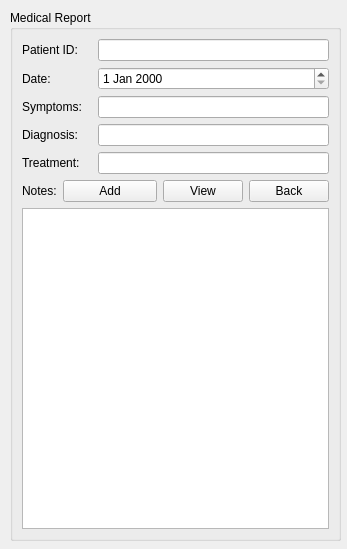
<?xml version="1.0" encoding="UTF-8"?>
<ui version="4.0">
 <class>ReportForm</class>
 <widget class="QWidget" name="ReportForm">
  <property name="geometry">
   <rect>
    <x>0</x>
    <y>0</y>
    <width>347</width>
    <height>549</height>
   </rect>
  </property>
  <property name="windowTitle">
   <string>Form</string>
  </property>
  <widget class="QGroupBox" name="groupBox">
   <property name="geometry">
    <rect>
     <x>10</x>
     <y>10</y>
     <width>331</width>
     <height>531</height>
    </rect>
   </property>
   <property name="title">
    <string>Medical Report</string>
   </property>
   <layout class="QGridLayout" name="gridLayout">
    <item row="6" column="0" colspan="6">
     <widget class="QTextEdit" name="notesEdit"/>
    </item>
    <item row="2" column="2" colspan="4">
     <widget class="QLineEdit" name="symptomsEdit"/>
    </item>
    <item row="4" column="2" colspan="4">
     <widget class="QLineEdit" name="treatmentEdit"/>
    </item>
    <item row="5" column="4">
     <widget class="QPushButton" name="viewReportsButton">
      <property name="text">
       <string>View</string>
      </property>
     </widget>
    </item>
    <item row="0" column="2" colspan="4">
     <widget class="QLineEdit" name="patientDEdit"/>
    </item>
    <item row="2" column="0" colspan="2">
     <widget class="QLabel" name="label_3">
      <property name="text">
       <string>Symptoms:</string>
      </property>
     </widget>
    </item>
    <item row="3" column="0" colspan="2">
     <widget class="QLabel" name="label_4">
      <property name="text">
       <string>Diagnosis:</string>
      </property>
     </widget>
    </item>
    <item row="0" column="0" colspan="2">
     <widget class="QLabel" name="label">
      <property name="text">
       <string>Patient ID:</string>
      </property>
     </widget>
    </item>
    <item row="4" column="0" colspan="2">
     <widget class="QLabel" name="label_5">
      <property name="text">
       <string>Treatment:</string>
      </property>
     </widget>
    </item>
    <item row="5" column="0">
     <widget class="QLabel" name="label_6">
      <property name="text">
       <string>Notes:</string>
      </property>
     </widget>
    </item>
    <item row="5" column="5">
     <widget class="QPushButton" name="reportBackButton">
      <property name="text">
       <string>Back</string>
      </property>
     </widget>
    </item>
    <item row="3" column="2" colspan="4">
     <widget class="QLineEdit" name="diagnosisEdit"/>
    </item>
    <item row="5" column="1" colspan="3">
     <widget class="QPushButton" name="addReportButton">
      <property name="text">
       <string>Add</string>
      </property>
     </widget>
    </item>
    <item row="1" column="2" colspan="4">
     <widget class="QDateEdit" name="reportDateEdit"/>
    </item>
    <item row="1" column="0" colspan="2">
     <widget class="QLabel" name="label_2">
      <property name="text">
       <string>Date:</string>
      </property>
     </widget>
    </item>
   </layout>
  </widget>
 </widget>
 <resources/>
 <connections/>
</ui>
